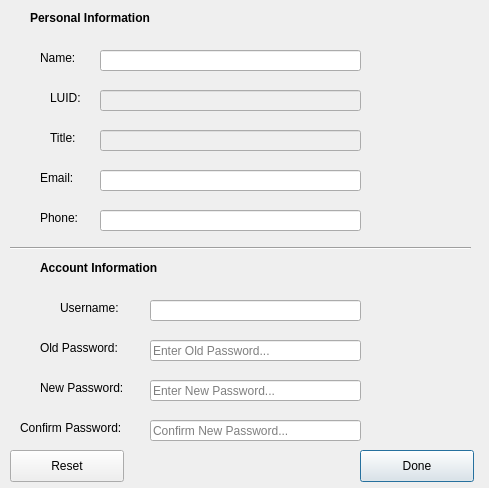
<?xml version="1.0" encoding="UTF-8"?>
<ui version="4.0">
 <class>EditProfileWidget</class>
 <widget class="QDialog" name="EditProfileWidget">
  <property name="geometry">
   <rect>
    <x>0</x>
    <y>0</y>
    <width>489</width>
    <height>488</height>
   </rect>
  </property>
  <property name="windowTitle">
   <string>Edit Profile</string>
  </property>
  <widget class="QLabel" name="label">
   <property name="geometry">
    <rect>
     <x>40</x>
     <y>50</y>
     <width>62</width>
     <height>16</height>
    </rect>
   </property>
   <property name="text">
    <string>Name:</string>
   </property>
  </widget>
  <widget class="QLabel" name="label_2">
   <property name="geometry">
    <rect>
     <x>40</x>
     <y>170</y>
     <width>62</width>
     <height>16</height>
    </rect>
   </property>
   <property name="text">
    <string>Email:</string>
   </property>
  </widget>
  <widget class="QLabel" name="label_3">
   <property name="geometry">
    <rect>
     <x>40</x>
     <y>210</y>
     <width>62</width>
     <height>16</height>
    </rect>
   </property>
   <property name="text">
    <string>Phone:</string>
   </property>
  </widget>
  <widget class="QLabel" name="label_4">
   <property name="geometry">
    <rect>
     <x>50</x>
     <y>90</y>
     <width>62</width>
     <height>16</height>
    </rect>
   </property>
   <property name="text">
    <string>LUID:</string>
   </property>
  </widget>
  <widget class="QLabel" name="label_5">
   <property name="geometry">
    <rect>
     <x>50</x>
     <y>130</y>
     <width>62</width>
     <height>16</height>
    </rect>
   </property>
   <property name="text">
    <string>Title:</string>
   </property>
  </widget>
  <widget class="QLabel" name="label_6">
   <property name="geometry">
    <rect>
     <x>60</x>
     <y>300</y>
     <width>71</width>
     <height>16</height>
    </rect>
   </property>
   <property name="text">
    <string>Username:</string>
   </property>
  </widget>
  <widget class="QLabel" name="label_7">
   <property name="geometry">
    <rect>
     <x>30</x>
     <y>10</y>
     <width>141</width>
     <height>16</height>
    </rect>
   </property>
   <property name="font">
    <font>
     <weight>75</weight>
     <bold>true</bold>
    </font>
   </property>
   <property name="text">
    <string>Personal Information</string>
   </property>
  </widget>
  <widget class="QLabel" name="label_8">
   <property name="geometry">
    <rect>
     <x>40</x>
     <y>340</y>
     <width>101</width>
     <height>16</height>
    </rect>
   </property>
   <property name="text">
    <string>Old Password:</string>
   </property>
  </widget>
  <widget class="QLabel" name="label_9">
   <property name="geometry">
    <rect>
     <x>40</x>
     <y>380</y>
     <width>101</width>
     <height>16</height>
    </rect>
   </property>
   <property name="text">
    <string>New Password:</string>
   </property>
  </widget>
  <widget class="QLabel" name="label_10">
   <property name="geometry">
    <rect>
     <x>20</x>
     <y>420</y>
     <width>131</width>
     <height>16</height>
    </rect>
   </property>
   <property name="text">
    <string>Confirm Password:</string>
   </property>
  </widget>
  <widget class="Line" name="line">
   <property name="geometry">
    <rect>
     <x>10</x>
     <y>240</y>
     <width>461</width>
     <height>16</height>
    </rect>
   </property>
   <property name="orientation">
    <enum>Qt::Horizontal</enum>
   </property>
  </widget>
  <widget class="QLabel" name="label_11">
   <property name="geometry">
    <rect>
     <x>40</x>
     <y>260</y>
     <width>161</width>
     <height>16</height>
    </rect>
   </property>
   <property name="font">
    <font>
     <weight>75</weight>
     <bold>true</bold>
    </font>
   </property>
   <property name="text">
    <string>Account Information</string>
   </property>
  </widget>
  <widget class="QPushButton" name="pushButton">
   <property name="geometry">
    <rect>
     <x>360</x>
     <y>450</y>
     <width>114</width>
     <height>32</height>
    </rect>
   </property>
   <property name="text">
    <string>Done</string>
   </property>
  </widget>
  <widget class="QPushButton" name="resetPushButton">
   <property name="geometry">
    <rect>
     <x>10</x>
     <y>450</y>
     <width>114</width>
     <height>32</height>
    </rect>
   </property>
   <property name="text">
    <string>Reset</string>
   </property>
   <property name="autoDefault">
    <bool>false</bool>
   </property>
  </widget>
  <widget class="QLineEdit" name="nameTextField">
   <property name="geometry">
    <rect>
     <x>100</x>
     <y>50</y>
     <width>261</width>
     <height>21</height>
    </rect>
   </property>
  </widget>
  <widget class="QLineEdit" name="luidTextField">
   <property name="enabled">
    <bool>false</bool>
   </property>
   <property name="geometry">
    <rect>
     <x>100</x>
     <y>90</y>
     <width>261</width>
     <height>21</height>
    </rect>
   </property>
  </widget>
  <widget class="QLineEdit" name="titleTextField">
   <property name="enabled">
    <bool>false</bool>
   </property>
   <property name="geometry">
    <rect>
     <x>100</x>
     <y>130</y>
     <width>261</width>
     <height>21</height>
    </rect>
   </property>
  </widget>
  <widget class="QLineEdit" name="emailTextField">
   <property name="geometry">
    <rect>
     <x>100</x>
     <y>170</y>
     <width>261</width>
     <height>21</height>
    </rect>
   </property>
  </widget>
  <widget class="QLineEdit" name="phoneTextField">
   <property name="geometry">
    <rect>
     <x>100</x>
     <y>210</y>
     <width>261</width>
     <height>21</height>
    </rect>
   </property>
  </widget>
  <widget class="QLineEdit" name="usernameTextField">
   <property name="geometry">
    <rect>
     <x>150</x>
     <y>300</y>
     <width>211</width>
     <height>21</height>
    </rect>
   </property>
  </widget>
  <widget class="QLineEdit" name="oldPasswordTextField">
   <property name="geometry">
    <rect>
     <x>150</x>
     <y>340</y>
     <width>211</width>
     <height>21</height>
    </rect>
   </property>
   <property name="inputMask">
    <string/>
   </property>
   <property name="echoMode">
    <enum>QLineEdit::Password</enum>
   </property>
   <property name="placeholderText">
    <string>Enter Old Password...</string>
   </property>
  </widget>
  <widget class="QLineEdit" name="newPasswordTextField">
   <property name="geometry">
    <rect>
     <x>150</x>
     <y>380</y>
     <width>211</width>
     <height>21</height>
    </rect>
   </property>
   <property name="echoMode">
    <enum>QLineEdit::Password</enum>
   </property>
   <property name="placeholderText">
    <string>Enter New Password...</string>
   </property>
  </widget>
  <widget class="QLineEdit" name="confirmPasswordTextField">
   <property name="geometry">
    <rect>
     <x>150</x>
     <y>420</y>
     <width>211</width>
     <height>21</height>
    </rect>
   </property>
   <property name="echoMode">
    <enum>QLineEdit::Password</enum>
   </property>
   <property name="placeholderText">
    <string>Confirm New Password...</string>
   </property>
  </widget>
 </widget>
 <resources/>
 <connections/>
</ui>
